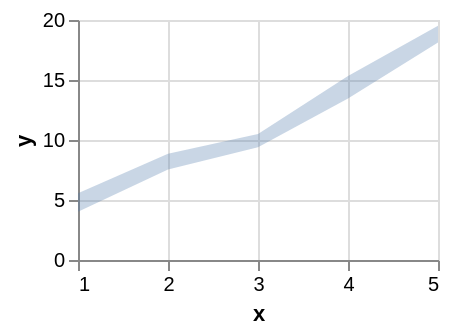

Here is the Vega-Lite specification saved for this chart:
### Vega-Lite specification from a JSON file in a GitHub repository (floating-point values rounded to 4 significant figures)
{"width": 180, "height": 120, "data": {"values": [{"x": 1, "y": 4.943}, {"x": 1, "y": 3.905}, {"x": 1, "y": 6.906}, {"x": 1, "y": 3.435}, {"x": 2, "y": 9.215}, {"x": 2, "y": 8.194}, {"x": 2, "y": 6.348}, {"x": 2, "y": 9.045}, {"x": 3, "y": 9.225}, {"x": 3, "y": 11.6}, {"x": 3, "y": 9.419}, {"x": 3, "y": 9.544}, {"x": 4, "y": 14.55}, {"x": 4, "y": 16.96}, {"x": 4, "y": 12.74}, {"x": 4, "y": 13.34}, {"x": 5, "y": 18.76}, {"x": 5, "y": 20.69}, {"x": 5, "y": 18.46}, {"x": 5, "y": 17.38}]}, "mark": "errorband", "encoding": {"x": {"field": "x", "type": "quantitative"}, "y": {"field": "y", "type": "quantitative"}}}
